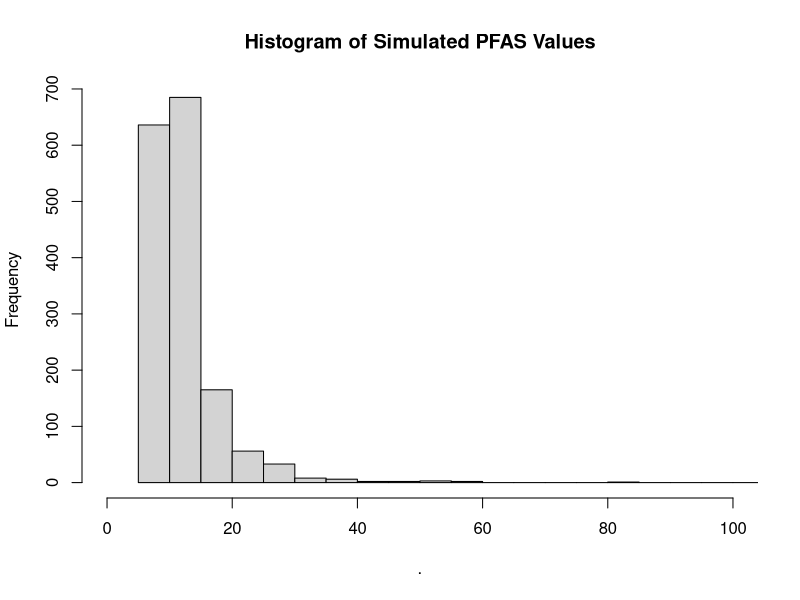

The R source for this figure: (Note: this script raises an error after producing the figure.)
library(mvtnorm)
library(dplyr)
library(car)
library(reshape2)
library(ggplot2)

n<- 800 # sample size per simulation
n_pfas<- 2 # number of simulated PFAS
nsim<- 10000 # number of simulations

# correlation strength 
approx_correlation = 0.9

sigma_sim<- sqrt(approx_correlation) + diag(n_pfas)
diag(sigma_sim)<- 1

# Create coefficients for the PFAS effects
set.seed(678020) # change this to do different values of coefficients in simulation
#I assume all PFAS are negatively associated
pfas_betas<- -runif(n_pfas, 0, 0.015)
if(n_pfas>=3){
  pfas_betas[3]<- 0 # setting PFAS3 conditional effect ot 0
}

X_PFAS = rmvnorm(n,mean=rep(0,n_pfas), sigma=sigma_sim)

# Create simulated PFAS values with a realistic range/distribution of values
PFAS_MeanSimulated<- list()
for(j in 1:n_pfas){
  PFAS_MeanSimulated[[j]] = 8+exp(rnorm(n, 1 + X_PFAS[,j],0.25) ) 
}
X_PFAS_Simulated<- do.call(cbind, PFAS_MeanSimulated)

cor(X_PFAS_Simulated) # correlations between the variables range from 0.7 to 0.8
cor(X_PFAS_Simulated, method = "spearman") # correlations between the variables range from 0.7 to 0.8

X_PFAS_Simulated %>% hist(main='Histogram of Simulated PFAS Values', 20, xlim=c(0,100))

# Create a simple log-linear regression model for the response, as in paper
# create 2 uncorrelated X variables, for example, gender and booster_type
x_sex<- rbinom(n,1,  0.5)
x_boostertype<- rbinom(n, 1, 0.5)

betas<- c(0.045, 0.015, 0.015,  pfas_betas)
X<- cbind(1, x_sex, x_boostertype, X_PFAS_Simulated) # Design-matrix, intercept, sex, boosttype, then PFAS (correlated)

#y<- exp(X %*% betas + rnorm(n, 0, 0.25))  # generate y values for this simulation
#hist(y) # range of values seems reasonable 

Xpfas<- as.data.frame(X[,4:(3+n_pfas)])
colnames(Xpfas)<- paste0("PFAS",1:n_pfas)

simdata<- data.frame(y=y, sex=X[,2], boostertype=X[,3]
)
simdata<- cbind(simdata, Xpfas) # design matrix for simulations

# Do repeated simulations

BMD_Results<- list()
for(i in 1:nsim){
  y<- exp(X %*% betas + rnorm(n, 0, 0.25)) 

  Xpfas<- as.data.frame(X[,4:(3+n_pfas)])
  colnames(Xpfas)<- paste0("PFAS",1:n_pfas)
  
  simdata<- data.frame(y=y, sex=X[,2], boostertype=X[,3]
  )
  simdata<- cbind(simdata, Xpfas)
  
  lm_mod1<- lm(log(y)~sex+boostertype + PFAS1 + PFAS2, data=simdata) #"True" Model, still has issues with multicollinearity
  lm_mod2<- lm(log(y)~sex+boostertype + PFAS1 + log(PFAS2), data=simdata) # Proposed Model, has issues with multicollinearity
  lm_mod_single<- lm(log(y)~sex+boostertype + PFAS1, data=simdata) # Unadjusted model, marginalizes the relationship among predictors

  tmp<- cbind(
    # calculate BMD
  log(0.95)/coef(lm_mod_single)[4],
  log(0.95) / coef(lm_mod1)[4],
  log(0.95) / coef(lm_mod2)[4],

  # calculate BMDL
  log(0.95)/ (coef(lm_mod_single)[4] - 1.96*summary(lm_mod_single)$coefficients["PFAS1","Std. Error"]),
  log(0.95) / (coef(lm_mod1)[4] - 1.96*summary(lm_mod1)$coefficients["PFAS1","Std. Error"]),
  log(0.95) / (coef(lm_mod2)[4] - 1.96*summary(lm_mod1)$coefficients["PFAS1","Std. Error"])
  )
  
  BMD_Results[[i]]<- tmp
}

BMD_Results<- do.call(rbind, BMD_Results)
colnames(BMD_Results)<- c("BMD_Unadjusted","BMD_Adjusted","BMD_GeneratingModel",
                          "BMDL_Unadjusted", "BMDL_Adjusted", "BMDL_GeneratingModel")
BMD_Results<- as.data.frame(BMD_Results)

par(mfrow=c(3,2))
hist(BMD_Results$BMD_Unadjusted)
hist(BMD_Results$BMDL_Unadjusted)
hist(BMD_Results$BMD_Adjusted)
hist(BMD_Results$BMDL_Adjusted)
hist(BMD_Results$BMD_GeneratingModel)
hist(BMD_Results$BMDL_GeneratingModel)

colMeans(BMD_Results) # Summarise the average value estimated from the 3 models and 2 quantities

#####################################################################################################################
# Results seem to confirm that the proposed method is likely inappropriate. Make a higher-quality graphic for appendix #
#####################################################################################################################

bmd_df<- melt(BMD_Results) %>%
  mutate(
    model = case_when(
      grepl("_Unadjusted", variable) ~ "Unadjusted",
      grepl("_Adjusted", variable) ~ "Adjusted",
      TRUE ~ '"True" Model'
    ),
    estimate_type = if_else(grepl("BMD_", variable), "BMD","BMDL"))

# Histogram of BMD estimates, capped at +20 or -20
bmd_df %>% filter(estimate_type=="BMD") %>%
  mutate(value = 
  if_else(value > 20,
          20,
          if_else(value< (-20),
                  -20,
                  value))
) %>% 
  ggplot(aes(x=value)) +
  geom_histogram() + 
  facet_grid(.~model, scales='free_x')  #+ xlim(0,11)

BMD_est<- bmd_df %>% filter(estimate_type=="BMD") %>%
  mutate(value =
           if_else(value > 50,
                   50,
                   if_else(value< (-50),
                           -50,
                           value))
  ) %>%
  ggplot(aes(y=value, x=model, fill=model)) +
  geom_boxplot() + xlab("Log-Linear Model Fit") +
  ylab("Estimated Benchmark Dose (Simulated Data)") + 
  ggtitle("Benchmark Dose Estimate\n(10,000 Simulations)") + 
  scale_fill_brewer("Model Type",type='qual', palette = 'Dark2')
BMD_est

ggsave("BMD_Estimate.png", BMD_est, dpi=300,width=7,height=6)

BMDL_est <- bmd_df %>% filter(estimate_type=="BMDL") %>%
  mutate(value = 
           if_else(value > 20,
                   20,
                   if_else(value< (-20),
                           -20,
                           value))
  ) %>% 
  ggplot(aes(y=value, x=model, fill=model)) +
  geom_boxplot() + xlab("Log-Linear Model Fit") +
  ylab("Estimated Benchmark Dose Lower Confidence Limit") + 
  ggtitle("Benchmark Dose Lower Confidence Interval Limit Estimate\n(10,000 Simulations)") + 
  scale_fill_brewer("Model Type",type='qual', palette = 'Dark2')

BMDL_est

ggsave("BMDL_Estimate.png", BMDL_est, dpi=300,width=7,height=6)
# no limits

BMDL_est <- bmd_df %>% filter(estimate_type=="BMDL") %>%
  # mutate(value = 
  #          if_else(value > 20,
  #                  20,
  #                  if_else(value< (-20),
  #                          -20,
  #                          value))
  # ) %>% 
  ggplot(aes(y=value, x=model, fill=model)) +
  geom_boxplot() + xlab("Log-Linear Model Fit") +
  ylab("Estimated Benchmark Dose Lower Confidence Limit") + 
  ggtitle("Benchmark Dose Lower Confidence Interval Limit Estimate\n(10,000 Simulations)") + 
  scale_fill_brewer("Model Type",type='qual', palette = 'Dark2')
BMDL_est
ggsave("BMDL_Estimate_NoLimit.png", BMDL_est, dpi=300,width=7,height=6)



BMD_est<- bmd_df %>% filter(estimate_type=="BMD") %>%
  # mutate(value =
  #          if_else(value > 50,
  #                  50,
  #                  if_else(value< (-50),
  #                          -50,
  #                          value))
  # ) %>%
  ggplot(aes(y=value, x=model, fill=model)) +
  geom_boxplot() + xlab("Log-Linear Model Fit") +
  ylab("Estimated Benchmark Dose Lower Confidence Limit") + 
  ggtitle("Benchmark Dose Estimate\n(10,000 Simulations)") + 
  scale_fill_brewer("Model Type",type='qual', palette = 'Dark2')
BMD_est

ggsave("BMD_Estimate_NoLimit.png", BMD_est, dpi=300,width=7,height=6)

# All plots together, capped at +-50
BMD_both_est<- bmd_df %>% 
  mutate(value =
           if_else(value > 50,
                   50,
                   if_else(value< (-50),
                           -50,
                           value))
  ) %>%
  ggplot(aes(y=value, x=model, fill=model)) +
  geom_boxplot() + xlab("Log-Linear Model Fit") +
  ylab("Estimated Benchmark Dose Lower Confidence Limit") + 
  ggtitle("Benchmark Dose Lower Confidence Interval Limit Estimate\n(10,000 Simulations)") + 
  scale_fill_brewer("Model Type",type='qual', palette = 'Dark2') + 
facet_grid(estimate_type~., scales='free')  #+ xlim(0,11)

BMD_both_est
ggsave("BMDL_Estimate_NoLimit.png", BMD_est, dpi=300,width=7,height=6)

# plot means with +-1sd as barchart
bmd_agg<- bmd_df %>% 
  group_by(estimate_type, model) %>%
  summarise(meanvalue=mean(value), 
            sd=sd(value)) 

bmd_agg %>% filter(estimate_type=="BMDL") %>%
  ggplot(aes(y=meanvalue, x=model, fill=model)) +
  geom_bar(stat='identity') + 
  geom_errorbar(aes(ymin=meanvalue-sd, ymax=meanvalue+sd), width=.2,
                position=position_dodge(.9)) +
  xlab("Log-Linear Model Fit") + ylab("Estimated Benchmark Dose Lower Confidence Limit") + 
  ggtitle("Benchmark Dose Lower Confidence Interval Limit Estimate\n(100,000 Simulations)") + 
  scale_fill_brewer("Model Type",type='qual', palette = 'Dark2')

